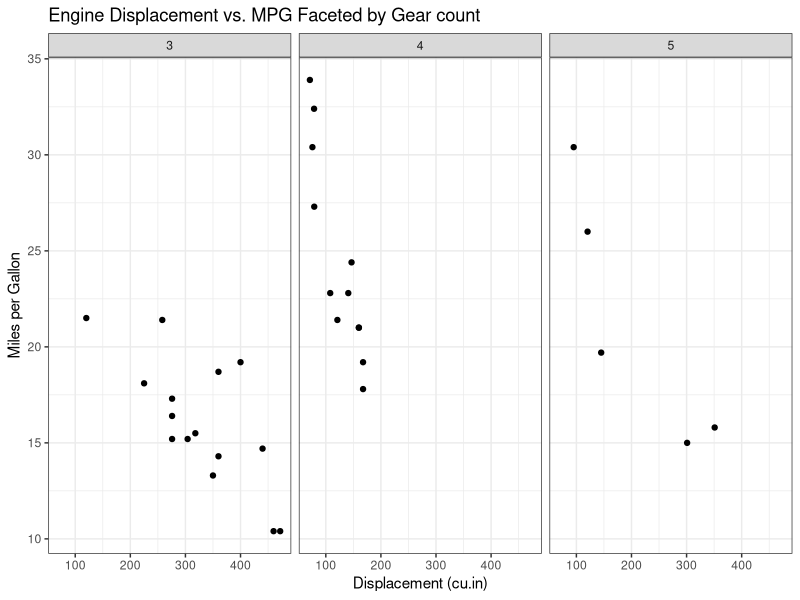
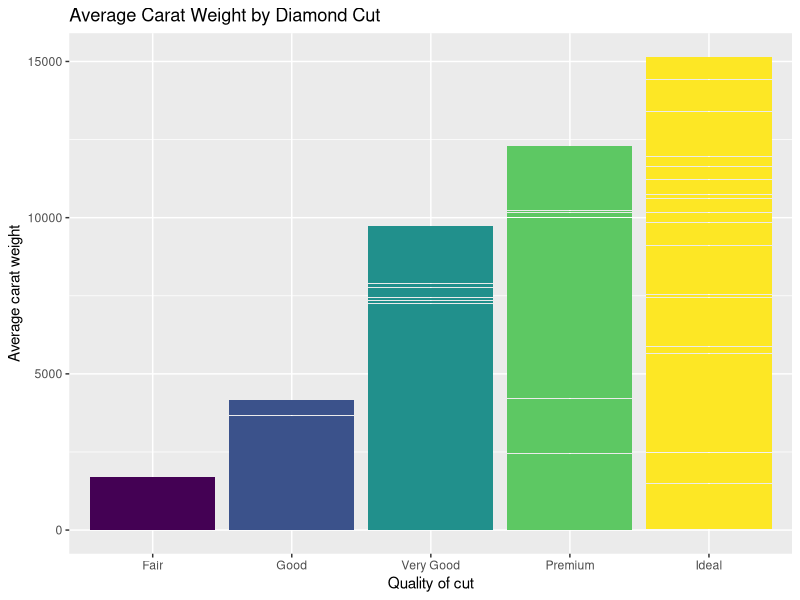

Source code (R) for these figures, in order:
 library(tidyverse)

mtcars 
mtcars |>
  ggplot(aes(x = disp, y = mpg)) +
  geom_point() +
  facet_wrap(~gear) +
  labs(title = "Engine Displacement vs. MPG Faceted by Gear count", x = "Displacement (cu.in)", y = "Miles per Gallon") +
  theme_bw()


diamonds |> 
  ggplot(aes(x = cut, y = carat, fill = cut)) +
  geom_col(show.legend = FALSE) +
  labs(title = "Average Carat Weight by Diamond Cut", 
       x = "Quality of cut", 
       y = "Average carat weight")
  
  
  
